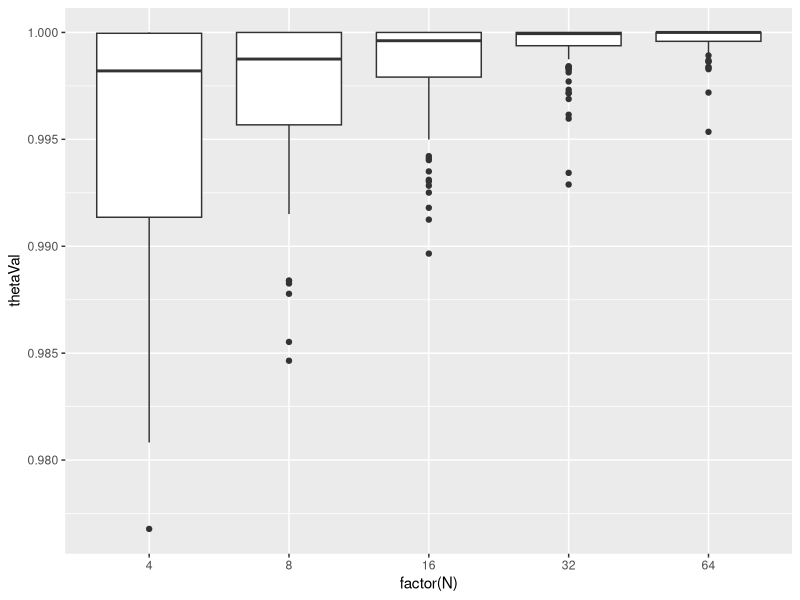
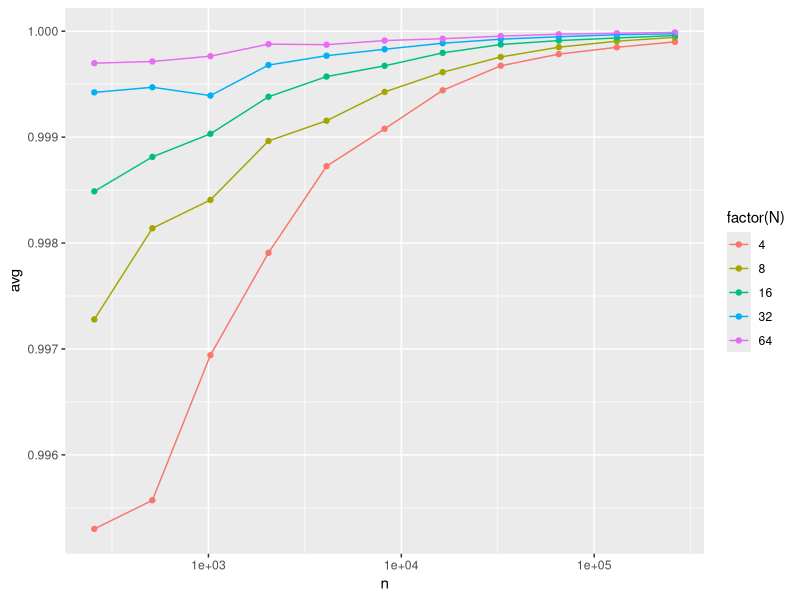
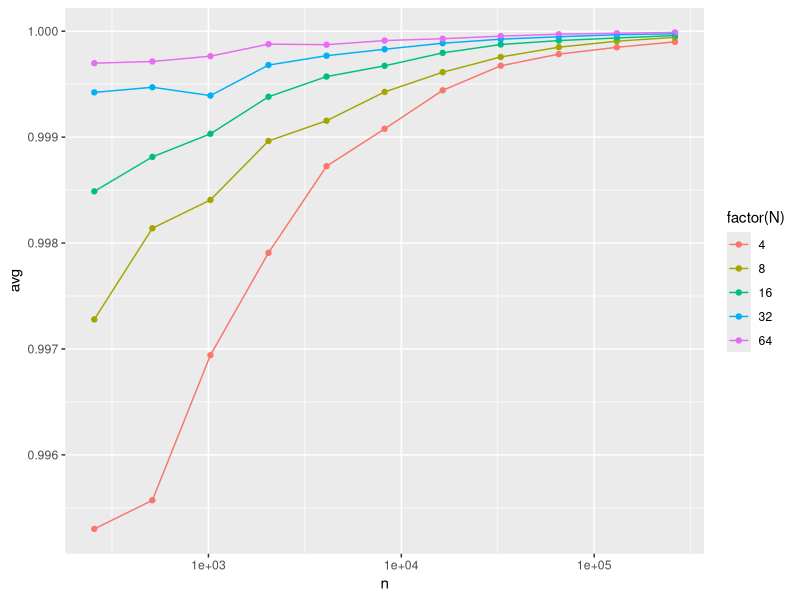

Write R code to recreate these figures, in order.
##When does CLT kick in?
library(ggplot2)
library(reshape2)
library(dplyr)

setwd("~/Dropbox/Empirical Bayes/Experiments/EmpBayes/Normal Model/")

dat1 = read.csv("CLT_4_parallel_results.csv")
dat1$N = 4
dat2 = read.csv("CLT_8_parallel_results.csv")
dat2$N = 8
dat3 = read.csv("CLT_16_parallel_results.csv")
dat3$N = 16
dat4 = read.csv("CLT_32_parallel_results.csv")
dat4$N = 32
dat5 = read.csv("CLT_64_parallel_results.csv")
dat5$N = 64

dat = do.call("rbind", list(dat1, dat2, dat3, dat4, dat5))

#look at the rescaled thing
dat.scale <- dcast(dat, Run + n + N~ Method, value.var="thetaVal")
dat.scale <- melt(dat.scale, id.vars = c("Run", "n", "N", "OracleZ")) %>%
  mutate( thetaVal = value / OracleZ) 
names(dat.scale)[5] <- "Method"
head(dat.scale)

#just create a boxplot for different values of exact stein
filter(dat.scale, Method == "ExactStein", n==256) %>%
  ggplot(aes(x=factor(N), y=thetaVal)) + 
  geom_boxplot()


#better idea... do a line for each value of $N$
dat.scale %>% filter(Method=="ExactStein") %>%
  dplyr::group_by(n, Method, N) %>%
  dplyr::summarize(avg = mean(thetaVal), 
            upval = quantile(thetaVal, .95), 
            downval = quantile(thetaVal, .05)) %>%
  ggplot(aes(x=n, y=avg, color=factor(N))) +
  geom_point() +geom_line() + scale_x_log10()


dat.scale %>% filter(Method=="ExactStein") %>%
  dplyr::group_by(n, Method, N) %>%
  dplyr::summarize(avg = mean(thetaVal), 
                   upval = quantile(thetaVal, .95), 
                   downval = quantile(thetaVal, .05)) %>%
  ggplot(aes(x=n, y=avg, color=factor(N))) +
  geom_point() +geom_line() + scale_x_log10()


